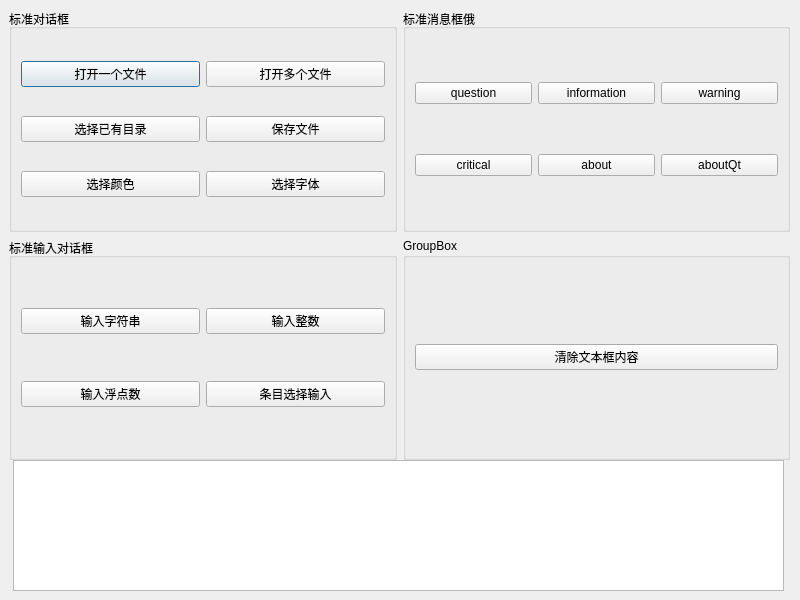
<?xml version="1.0" encoding="UTF-8"?>
<ui version="4.0">
 <class>Dialog</class>
 <widget class="QDialog" name="Dialog">
  <property name="geometry">
   <rect>
    <x>0</x>
    <y>0</y>
    <width>800</width>
    <height>600</height>
   </rect>
  </property>
  <property name="windowTitle">
   <string>Dialog</string>
  </property>
  <widget class="QWidget" name="gridLayoutWidget">
   <property name="geometry">
    <rect>
     <x>9</x>
     <y>9</y>
     <width>781</width>
     <height>451</height>
    </rect>
   </property>
   <layout class="QGridLayout" name="gridLayout">
    <item row="0" column="0">
     <widget class="QGroupBox" name="groupBox">
      <property name="title">
       <string>标准对话框</string>
      </property>
      <layout class="QGridLayout" name="gridLayout_2">
       <item row="0" column="0">
        <widget class="QPushButton" name="pushButtonOpenFile">
         <property name="text">
          <string>打开一个文件</string>
         </property>
        </widget>
       </item>
       <item row="0" column="1">
        <widget class="QPushButton" name="pushButtonOpenFiles">
         <property name="text">
          <string>打开多个文件</string>
         </property>
        </widget>
       </item>
       <item row="1" column="0">
        <widget class="QPushButton" name="pushButtonSelectDir">
         <property name="text">
          <string>选择已有目录</string>
         </property>
        </widget>
       </item>
       <item row="1" column="1">
        <widget class="QPushButton" name="pushButtonSaveFile">
         <property name="text">
          <string>保存文件</string>
         </property>
        </widget>
       </item>
       <item row="2" column="0">
        <widget class="QPushButton" name="pushButtonSelectColor">
         <property name="text">
          <string>选择颜色</string>
         </property>
        </widget>
       </item>
       <item row="2" column="1">
        <widget class="QPushButton" name="pushButtonSelectFont">
         <property name="text">
          <string>选择字体</string>
         </property>
        </widget>
       </item>
      </layout>
     </widget>
    </item>
    <item row="0" column="1">
     <widget class="QGroupBox" name="groupBox_2">
      <property name="title">
       <string>标准消息框俄</string>
      </property>
      <layout class="QGridLayout" name="gridLayout_3">
       <item row="0" column="0">
        <widget class="QPushButton" name="pushButtonQuestion">
         <property name="text">
          <string>question</string>
         </property>
        </widget>
       </item>
       <item row="0" column="1">
        <widget class="QPushButton" name="pushButtonInformation">
         <property name="text">
          <string>information</string>
         </property>
        </widget>
       </item>
       <item row="0" column="2">
        <widget class="QPushButton" name="pushButtonWarning">
         <property name="text">
          <string>warning</string>
         </property>
        </widget>
       </item>
       <item row="1" column="0">
        <widget class="QPushButton" name="pushButtonCritical">
         <property name="text">
          <string>critical</string>
         </property>
        </widget>
       </item>
       <item row="1" column="1">
        <widget class="QPushButton" name="pushButtonAbout">
         <property name="text">
          <string>about</string>
         </property>
        </widget>
       </item>
       <item row="1" column="2">
        <widget class="QPushButton" name="pushButtonAboutQt">
         <property name="text">
          <string>aboutQt</string>
         </property>
        </widget>
       </item>
      </layout>
     </widget>
    </item>
    <item row="1" column="0">
     <widget class="QGroupBox" name="groupBox_3">
      <property name="title">
       <string>标准输入对话框</string>
      </property>
      <layout class="QGridLayout" name="gridLayout_4">
       <item row="0" column="0">
        <widget class="QPushButton" name="pushButtonString">
         <property name="text">
          <string>输入字符串</string>
         </property>
        </widget>
       </item>
       <item row="0" column="1">
        <widget class="QPushButton" name="pushButtonInt">
         <property name="text">
          <string>输入整数</string>
         </property>
        </widget>
       </item>
       <item row="1" column="0">
        <widget class="QPushButton" name="pushButtonFloat">
         <property name="text">
          <string>输入浮点数</string>
         </property>
        </widget>
       </item>
       <item row="1" column="1">
        <widget class="QPushButton" name="pushButtonItem">
         <property name="text">
          <string>条目选择输入</string>
         </property>
        </widget>
       </item>
      </layout>
     </widget>
    </item>
    <item row="1" column="1">
     <widget class="QGroupBox" name="groupBox_4">
      <property name="title">
       <string>GroupBox</string>
      </property>
      <layout class="QGridLayout" name="gridLayout_5">
       <item row="0" column="0">
        <widget class="QPushButton" name="pushButton_17">
         <property name="text">
          <string>清除文本框内容</string>
         </property>
        </widget>
       </item>
      </layout>
     </widget>
    </item>
   </layout>
  </widget>
  <widget class="QPlainTextEdit" name="plainTextEdit">
   <property name="geometry">
    <rect>
     <x>13</x>
     <y>460</y>
     <width>771</width>
     <height>131</height>
    </rect>
   </property>
  </widget>
 </widget>
 <resources/>
 <connections/>
</ui>
